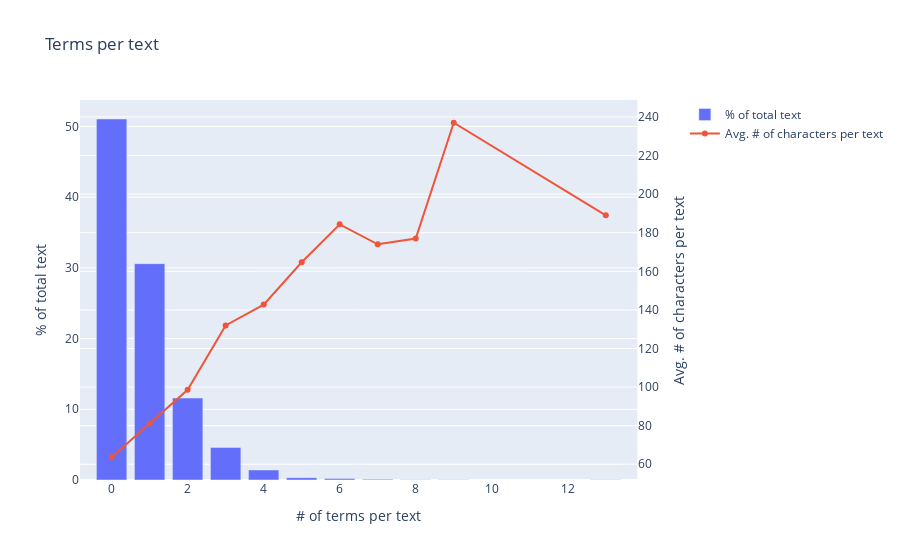

Source (notebook cell):
### Markdown cell above
## 3.1. Terms per reviews

### Code cell
# Calculate length of text
df['text_length'] = df['text'].str.len()

# Calculate term counts per polarity & sort by count desc
term_counts_per_review = df.groupby('id').agg({'term':'count', 'text_length':'mean'}).reset_index()
term_counts = term_counts_per_review.groupby('term').agg({'id':'count', 'text_length':'mean'}).reset_index()
term_counts['pct'] = term_counts['id'] / len(term_counts_per_review) * 100

# Create figure with secondary y-axis
fig = make_subplots(specs=[[{"secondary_y": True}]])

# Add traces
fig.add_trace(
    go.Bar(x=term_counts['term'], y=term_counts['pct'], name='% of total text'),
    secondary_y=False,
)

fig.add_trace(
    go.Scatter(x=term_counts['term'], y=term_counts['text_length'], name="Avg. # of characters per text"),
    secondary_y=True,
)

# Add figure title
fig.update_layout(
    title_text="Terms per text"
)

# Set x-axis title
fig.update_xaxes(title_text="# of terms per text")

# Set y-axes titles
fig.update_yaxes(title_text="% of total text", secondary_y=False)
fig.update_yaxes(title_text="Avg. # of characters per text", secondary_y=True)

fig.show()

### Figure 1 — Plotly figure (JSON) as saved in the notebook; plotly's stock layout.template omitted (floating-point values rounded to 4 significant figures)
{"data": [{"name": "% of total text", "type": "bar", "x": [0, 1, 2, 3, 4, 5, 6, 7, 8, 9, 13], "xaxis": "x", "y": [51.05, 30.6, 11.59, 4.611, 1.416, 0.3294, 0.1976, 0.09881, 0.03294, 0.03294, 0.03294], "yaxis": "y"}, {"name": "Avg. # of characters per text", "type": "scatter", "x": [0, 1, 2, 3, 4, 5, 6, 7, 8, 9, 13], "xaxis": "x", "y": [63.62, 81.09, 98.57, 131.9, 142.7, 164.7, 184.3, 174, 177, 237, 189], "yaxis": "y2"}], "layout": {"title": {"text": "Terms per text"}, "xaxis": {"anchor": "y", "domain": [0, 0.94], "title": {"text": "# of terms per text"}}, "yaxis": {"anchor": "x", "domain": [0, 1], "title": {"text": "% of total text"}}, "yaxis2": {"anchor": "x", "overlaying": "y", "side": "right", "title": {"text": "Avg. # of characters per text"}}}}
